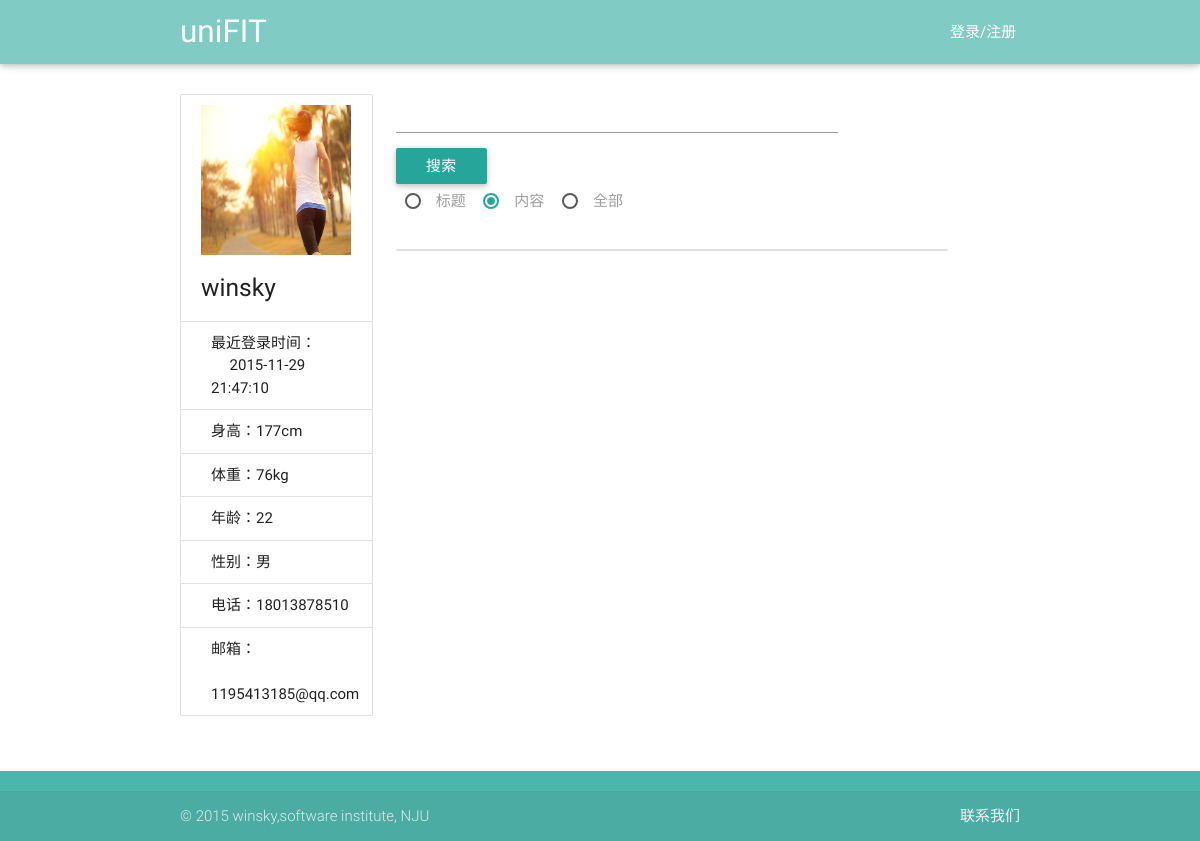
The page /view/showSuggestions.php?userName=winsky on the database as committed earlier.
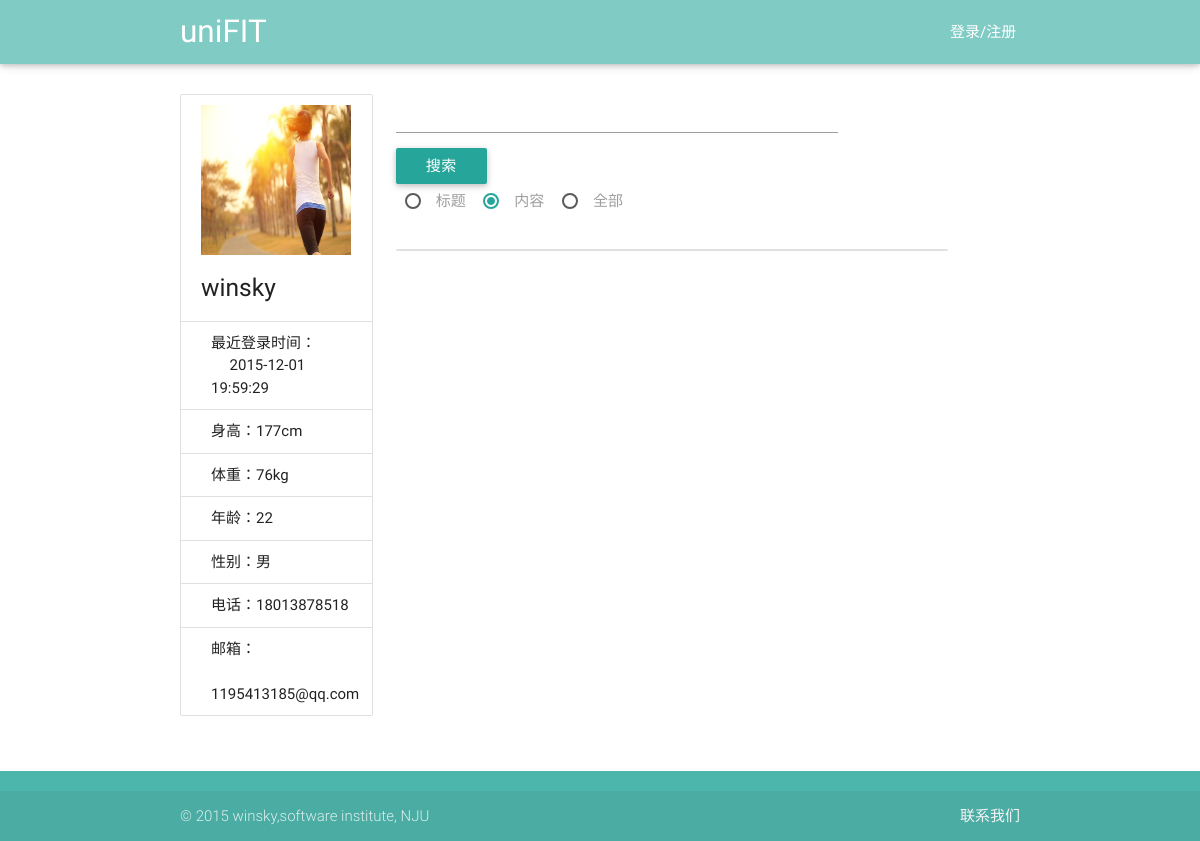
The same page on the database as committed later.
### tables this page shows
CREATE TABLE user(id integer primary key,userName varchar(40),password int, type varchar(20) ,age int,sex varchar(20),height int,weight int,telephone varchar(40), email varchar(40),lastLoadTime date default '—');

### service/UserService.php (called while the page is built, shortened)
<?php
require_once('../utils/SqliteHelper.php');
require_once('../model/User.php');
class UserService {
    var $db_user_base_info = "user";
    var $DB = null;
    public function __construct() {
        $this->DB = new SqliteHelper('../data.db');
    }
    public function getUserByName($userName) {
        $sql = "select * from " . $this->db_user_base_info . " where userName='" . $userName . "' limit 1";
        $result = $this->DB->getList($sql);
        $rt = $result[0];
        $password = $rt["password"];
        $type = $rt["type"];
        $age = $rt["age"];
        $sex = $rt["sex"];
        $height = $rt["height"];
        $weight = $rt["weight"];
        $telephone = $rt["telephone"];
        $email = $rt["email"];
        $lastLoadTime = $rt["lastLoadTime"];
        $user = new User($userName, $age, $sex, $type, $password, $height, $weight, $email, $telephone);
        $user->setLastLoadTime($lastLoadTime);
        return $user;
    }
}

### utils/SqliteHelper.php (called while the page is built, shortened)
<?php
class SqliteHelper {
    function __construct($file) {
        try {
            $this->conn = new PDO('sqlite:' . $file);
        } catch (PDOException $e) {
            try {
                $this->conn = new PDO('sqlite2:' . $file);
            } catch (PDOException $e) {
                exit('error!');
            }
        }
    }
    function query($sql) {
        return $this->conn->query($sql);
    }
    function getList($sql) {
        $recordList = array();
        foreach ($this->RecordArray($sql) as $rstmp) {
            $recordList[] = $rstmp;
        }
        return $recordList;
    }
    function RecordArray($sql) {
        return $this->query($sql)->fetchAll();
    }
}

### model/User.php (called while the page is built, shortened)
<?php
class User {
    private $telephone = "";
    private $email = "";
    private $age = "";
    private $sex = "";
    private $height = "";
    private $weight = "";
    private $lastLoadTime="";
    public function __construct($userName, $age, $sex, $type, $password, $height, $weight, $email, $telephone) {
        $this->telephone = $telephone;
        $this->email = $email;
        $this->age = $age;
        $this->sex = $sex;
        $this->height = $height;
        $this->weight = $weight;
    }
    public function getTelephone() {
        return $this->telephone;
    }
    public function getEmail() {
        return $this->email;
    }
    public function getAge() {
        return $this->age;
    }
    public function getSex() {
        return $this->sex;
    }
    public function getHeight() {
        return $this->height;
    }
    public function getWeight() {
        return $this->weight;
    }
    public function getLastLoadTime() {
        return $this->lastLoadTime;
    }
    public function setLastLoadTime($lastLoadTime) {
        $this->lastLoadTime = $lastLoadTime;
    }
}

### view/showSuggestions.php (the view, shortened to what the changed rows need)
<!DOCTYPE html>
<html lang="en">
<head>
    <link href="../css/material_icons.css" rel="stylesheet" media="screen,projection">
    <link href="../css/materialize.css" type="text/css" rel="stylesheet" media="screen,projection"/>
    <link href="../css/style.css" type="text/css" rel="stylesheet" media="screen,projection"/>
    <link href="../css/showEvents.css" type="text/css" rel="stylesheet" media="screen,projection"/>
</head>
<body onload="write_header();write_footer();write_quick_back_button();" id="top">
<div class="main container">
    <br>
    <div class="row">
        <div class="col s12 l3">
            <ul class="collection with-header">
                <li class="collection-header">
                    <img src="../images/back1.jpg" width="150px" height="150px">
                    <?php
                    $userName = $_GET["userName"];
                    require_once("../service/UserService.php");
                    $userService = new UserService();
                    $user = $userService->getUserByName($userName);
                    $lastLoadTime = $user->getLastLoadTime();
                    $height = $user->getHeight() . "cm";
                    $weight = $user->getWeight() . "kg";
                    $age = $user->getAge();
                    $sex = $user->getSex();
                    $telephone = $user->getTelephone();
                    $email = $user->getEmail();
                    ?>
                    <h5 id="userName"><?php echo $userName; ?></h5>
                </li>
                <p class="collection-item">最近登录时间：<br> &nbsp;&nbsp;&nbsp;&nbsp; <?php echo $lastLoadTime ?></p>
                <p class="collection-item">身高：<?php echo $height ?></p>
                <p class="collection-item">体重：<?php echo $weight ?></p>
                <p class="collection-item">年龄：<?php echo $age ?></p>
                <p class="collection-item">性别：<?php echo $sex ?></p>
                <p class="collection-item">电话：<?php echo $telephone ?></p>
                <p class="collection-item">邮箱： <br> &nbsp; <?php echo $email ?></p>
            </ul>
        </div>
    </div>
</div>
</body>
</html>

Rows that differ between the two databases and show on the page:
changed user "177cm": lastLoadTime "2015-11-29 21:47:10" → "2015-12-01 19:59:29"; telephone "18013878510" → "18013878518"
